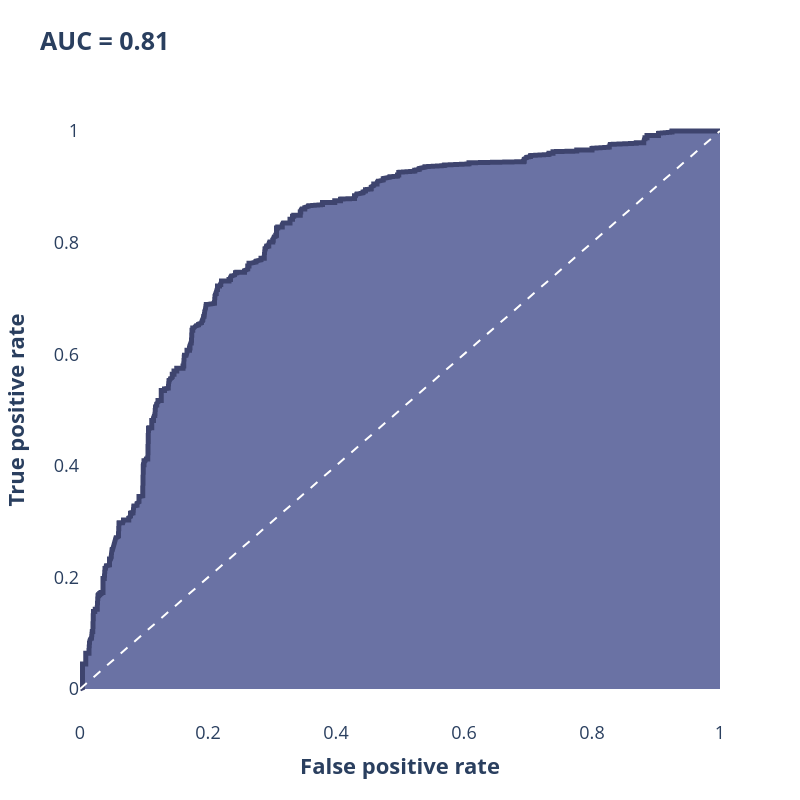

Recreate this plot in Python.

# Paths:
path_data = "data/"

# Packages:
import numpy as np
import pandas as pd
import plotly.graph_objects as go
from matplotlib.colors import LinearSegmentedColormap, to_hex
from sklearn.linear_model import LogisticRegression
from sklearn.metrics import roc_curve, roc_auc_score
from sklearn.model_selection import train_test_split


# Display options:
pd.set_option("display.width", 1200)
pd.set_option("display.max_columns", 300)
pd.set_option("display.max_rows", 300)

# Dataset:
df = pd.read_csv(path_data + "nasa_exoplanets.csv")
df_varnames = pd.read_csv(path_data + "nasa_exoplanets_var_names.csv")

# Variables:
resp_var = "ttv_flag"
resp_var_name = df_varnames.loc[(df_varnames["var"] == resp_var), ["var_name"]].values[0][0]
pred_vars = ["sy_snum", "sy_pnum", "disc_year", "pl_orbeccen", "st_teff", "st_mass", "sy_pm",
            "sy_dist", "sy_gaiamag"]
pred_vars_names = df_varnames.loc[df_varnames["var"].isin(pred_vars)].copy()["var_name"].values.tolist()

# Adapt the data:
df_data = df[[resp_var] + pred_vars]
df_data = df_data.dropna()
df_data = df_data.reset_index(drop = True)

# Classification model:
x = df_data[pred_vars].values.reshape(-1, len(pred_vars))
y = df_data[resp_var].values
x_train, x_test, y_train, y_test = train_test_split(x, y,
                                                    test_size = 0.7,
                                                    random_state = 42)
model = LogisticRegression(
    penalty = "l2",
    tol = 1E-4,
    C = 1,
    fit_intercept = True,
    random_state = 0,
    solver = "liblinear"
).fit(x_train, y_train)

# ROC curve:
y_prob = model.predict_proba(x_test)[:, 1]
fpr, tpr, thresholds = roc_curve(y_true = y_test,
                                 y_score = y_prob)
auc = roc_auc_score(y_true = y_test,
                    y_score = y_prob)
df_plot = pd.DataFrame({"fpr": fpr.round(3),
                        "tpr": tpr.round(3),
                        "thresholds": thresholds.round(3)})

# Plot:
cmap = LinearSegmentedColormap.from_list("my_palette", ["#111539", "#97A1D9"])
my_palette = [to_hex(j) for j in  [cmap(i/3) for i in np.array(range(3))]]

fig = go.Figure(
    data = [
        go.Scatter(
            x = df_plot["fpr"],
            y = df_plot["tpr"],
            mode = "lines",
            line = {
                "width": 5,
                "color": my_palette[1]
            },
            fill = "tozeroy",
            fillcolor = my_palette[2],
            hovertemplate = "<b>False positive rate: %{x:}<br>" +
                            "True positive rate: %{y:}<br></b><extra></extra>"
        ),
        go.Scatter(
            x = [0, 1],
            y = [0, 1],
            mode = "lines",
            line = {
                "width": 2,
                "color": "white",
                "dash": "dash"
            }
        )
    ]
)
fig.update_layout(
    height = 800,
    width = 800,
    title = "<b>AUC = " + str(round(auc, 3)) + "</b>",
    xaxis_title = "<b>False positive rate</b>" ,
    yaxis_title = "<b>True positive rate</b>",
    font = dict(
        size = 18
    ),
    showlegend = False,
    plot_bgcolor = "white",
    hoverlabel = dict(
        font_size = 18,
        font_family = "Rockwell"
    )
)
fig.show()
